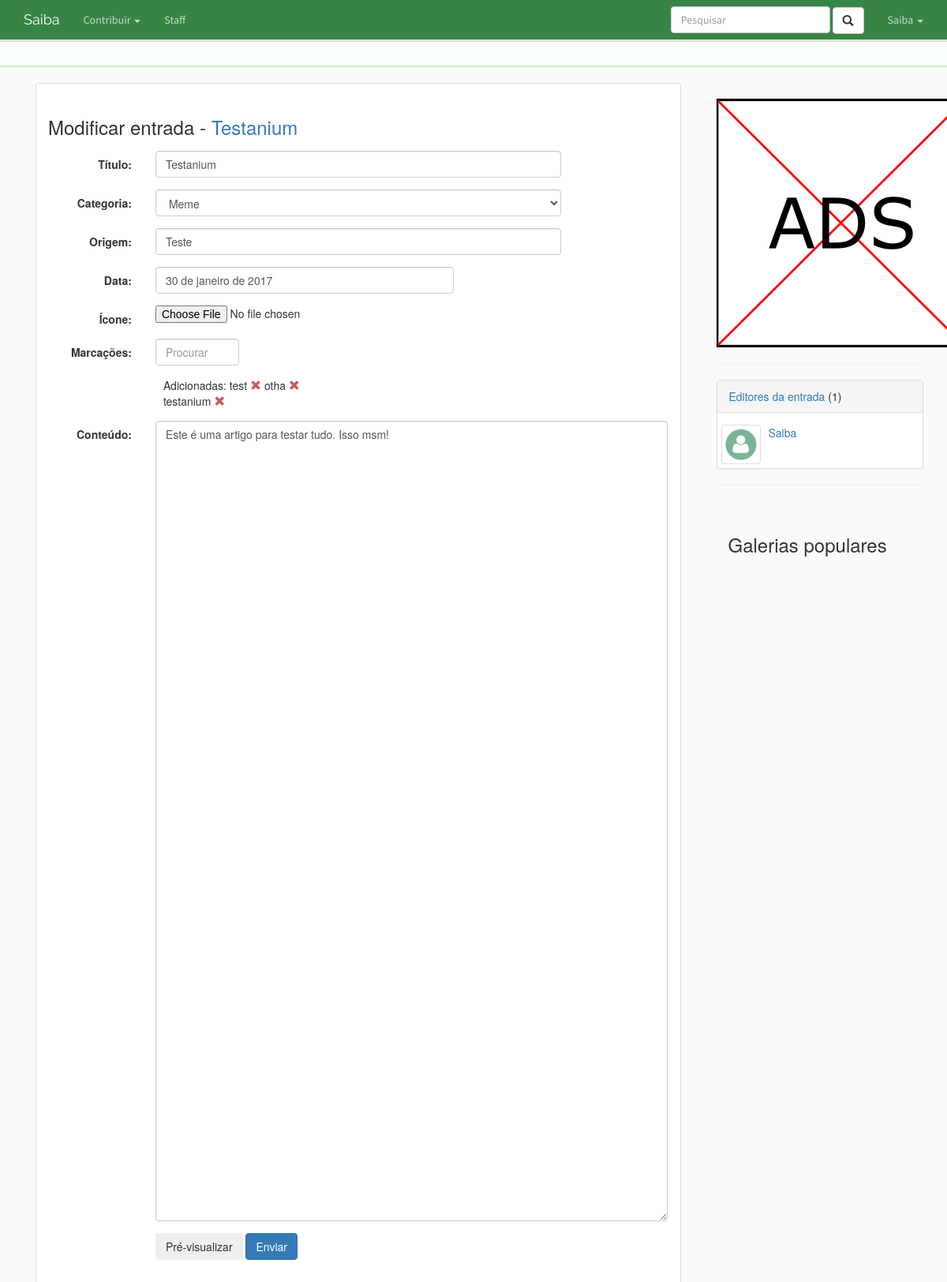
/entrada/testanium/editar (signed in), run on an earlier commit of the app's database.
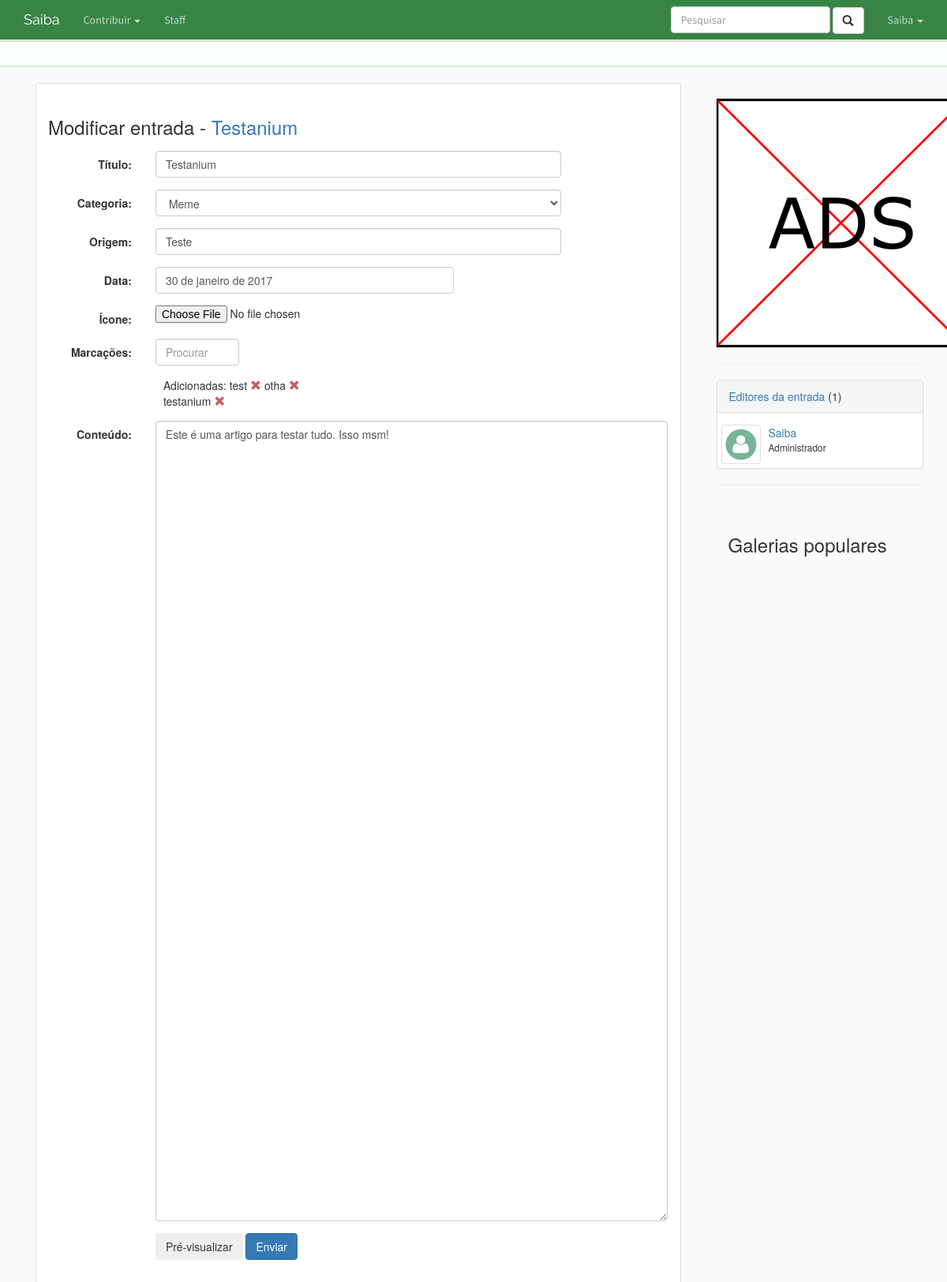
And on a later commit of the database.
### profile/models.py (models this page shows, shortened)
class Profile(models.Model):
    user        = models.OneToOneField(User, on_delete=models.CASCADE)
    title       = models.CharField(max_length = 500, blank=True)
    slug        = models.SlugField(max_length=250, default="", blank=True)
    avatar      = models.ImageField(blank=True, upload_to='icon/', default='icon/perfil.png')
    gender      = models.CharField(max_length = 500, blank=True)
    location    = models.CharField(max_length = 500)
    about       = models.TextField(max_length = 1500)
    groups      = models.ManyToManyField(UserGroup)

### entry/views.py (the view, shortened to what this page needs)
# urls.py: url(r'^(?P<entry_slug>[\w-]+)/editar', views.edit, name='edit'),
def edit(request, entry_slug):
    if not request.user.is_authenticated():
        return redirect('home:login')
    else:
        user = request.user
        entry = Entry.objects.get(slug=entry_slug)
        last_revision = Revision.objects.filter(entry=entry, hidden=False).latest('pk')
        first_revision = Revision.objects.filter(entry=entry, hidden=False).earliest('pk')
        is_editor = user.profile in entry.editorship.all()
        entry_form = EntryForm(request.POST or None, initial=model_to_dict(entry))
        revision_form = RevisionForm(request.POST or None, initial=model_to_dict(last_revision))
        context = {"entry_form": entry_form,
                   "revision_form": revision_form,
                   "entry":entry,
                   "user":user}
    entry_form.fields['title'].widget.attrs['class'] = 'form-control form-title'
    entry_form.fields['category'].widget.attrs['class'] = 'form-control form-category'
    entry_form.fields['origin'].widget.attrs['class'] = 'form-control form-origin'
    entry_form.fields['date_origin'].widget.attrs['class'] = 'form-control form-date_origin'
    entry_form.fields['icon'].widget.attrs['class'] = 'form-control-file form-icon'
    revision_form.fields['content'].widget.attrs['class'] = 'form-control form-content'
    return render(request, 'entry/edit.html', context)

### entry/forms.py (shortened to what this page needs)
class EntryForm(forms.ModelForm):
    icon_url = forms.URLField(widget=forms.TextInput(attrs={'placeholder': 'Coloque aqui um link para uma imagem.',
        'class': 'form-control form-state'}), required=False)
    icon = forms.ImageField(widget=forms.FileInput(attrs={'id': 'id_entry_icon'}), required=False)
    class Meta:
        model = Entry
        fields = [ "title", "category", "origin", "date_origin", "icon", "icon_url", "tags" ]
        labels = {
            'title': ('Título'),
            'category': ('Categoria'),
            'origin': ('Origem'),
            'date_origin': ('Data'),
            'icon': ('Ícone'),
            'tags': ('Marcações'),
            'icon_url': ('Link do ícone'),
        }
        error_messages = custom_messages.get_all_error_messages(fields, labels)

class RevisionForm(forms.ModelForm):
    class Meta:
        model = Revision
        fields = [ "content" ]
        widgets = {
          'content': forms.Textarea(attrs={'rows':50}),
        }
        labels = {
            'content': ('Conteúdo'),
        }
        error_messages = custom_messages.get_all_error_messages(fields, labels)

### entry/models.py (called while the page is built)
    def __unicode__(self):
        return self.label

### entry/templates/entry/edit.html (shortened to what this page needs)
﻿{% extends 'home/base.html' %}
{% load staticfiles %}
{% block css %}
    <link rel="stylesheet" type="text/css" href="{% static 'home/search-style.css' %}"/>
{% endblock %}
{% block body %}
<div class="container-fluid">
    <div class="row">
        <div class="col-md-12">
            <div class="panel panel-default">
                <div class="panel-body">
                    <h2>Modificar entrada - <a href="{% url 'entry:detail' entry.slug %}">{{entry.title}}</a></h2>
                    <form class="form-horizontal" role="form" action="" method="post" enctype="multipart/form-data">
                        <div class="form-group">
                            <label class="control-label col-sm-2" for="field">Título:</label>
                            <div class="col-sm-8">{{ entry_form.title }}</div>
                        </div>
                        <div class="form-group">
                            <label class="control-label col-sm-2" for="field">Categoria:</label>
                            <div class="col-sm-8">{{ entry_form.category }}</div>
                        </div>
                        <div class="form-group">
                            <label class="control-label col-sm-2" for="field">Origem:</label>
                            <div class="col-sm-8">{{ entry_form.origin }}</div>
                        </div>
                        <div class="form-group">
                            <label class="control-label col-sm-2" for="field">Data:</label>
                            <div class="col-sm-6">{{ entry_form.date_origin }}</div>
                        </div>
                        <div class="form-group">
                            <label class="control-label col-sm-2" for="field">Ícone:</label>
                            <div class="col-sm-8">{{ entry_form.icon }}</div>
                        </div>
                        <div class="form-group">
                            <label class="control-label col-sm-2" for="field">Marcações:</label>
                            <div class="col-md-2"><input id="search-tags" type="text" class="form-control" placeholder="Procurar" autocomplete="off"></div>
                        </div>
                        <div class="form-group">
                            <label class="control-label col-sm-2" for="field"></label>
                            <div class="col-md-4 search-tag-display">
                                <ul>
                                    Adicionadas:
                                    {% for tag in entry.tags.all %}<li tag-data="{{tag}}">{{tag}} <span tag-data="{{tag}}" class="glyphicon glyphicon-remove remove-tag"></span></li>{% endfor %}
                                </ul>
                            </div>
                        </div>
                        <div class="form-group">
                            <label class="control-label col-sm-2" for="field">Conteúdo:</label>
                            <div class="col-sm-10" rows="50">{{ revision_form.content }}</div>
                        </div>
                        <div class="form-group">
                            <div class="col-sm-offset-2 col-sm-10">
                                <button type="button" id="preview-entry" class="btn btn-secondary">Pré-visualizar</button>
                                <button type="submit" id="send" class="btn btn-primary submit-media">Enviar</button>
                            </div>
                        </div>
                    </form>
                </div>
            </div>
        </div>
    </div>
</div>
{% endblock %}

### home/templates/home/sidebar.html (shortened to what this page needs)
﻿<section id="ads">
    <img src="/media/ad_test.png" class='media-object'/>
</section>
{% if entry.editorship.all %}
<hr/>
<section id="lista-editores" class="panel panel-default">
    <div class="panel-heading"><a href="{% url 'entry:editorship' entry.slug %}">Editores da entrada</a> ({{entry.editorship.all|length}})</div>
    {% for editor in entry.editorship.all %}
        <div class="media" style="padding-left:5px; padding-bottom: 5px;">
          <div class="media-left media-middle">
            <img src="{{editor.avatar.url}}" class="media-object img-thumbnail" style="width:50px">
          </div>
          <div class="media-body">
            <a class='media-heading' href="{% url 'profile:detail' editor.slug %}">{{editor.user.username}}</a>
            <p><small>{{editor.user.profile.title}}</small></p>
          </div>
        </div>
    {% endfor %}
</section>
{% endif %}
<hr/>
<section id="imagens-populares" class="container media col-md-12">
    <h2>Galerias populares</h2>
</section>

What changed in the data, as far as the page shows it:
changed Profile "Saiba": user.profile (not shown) → "Administrador"
